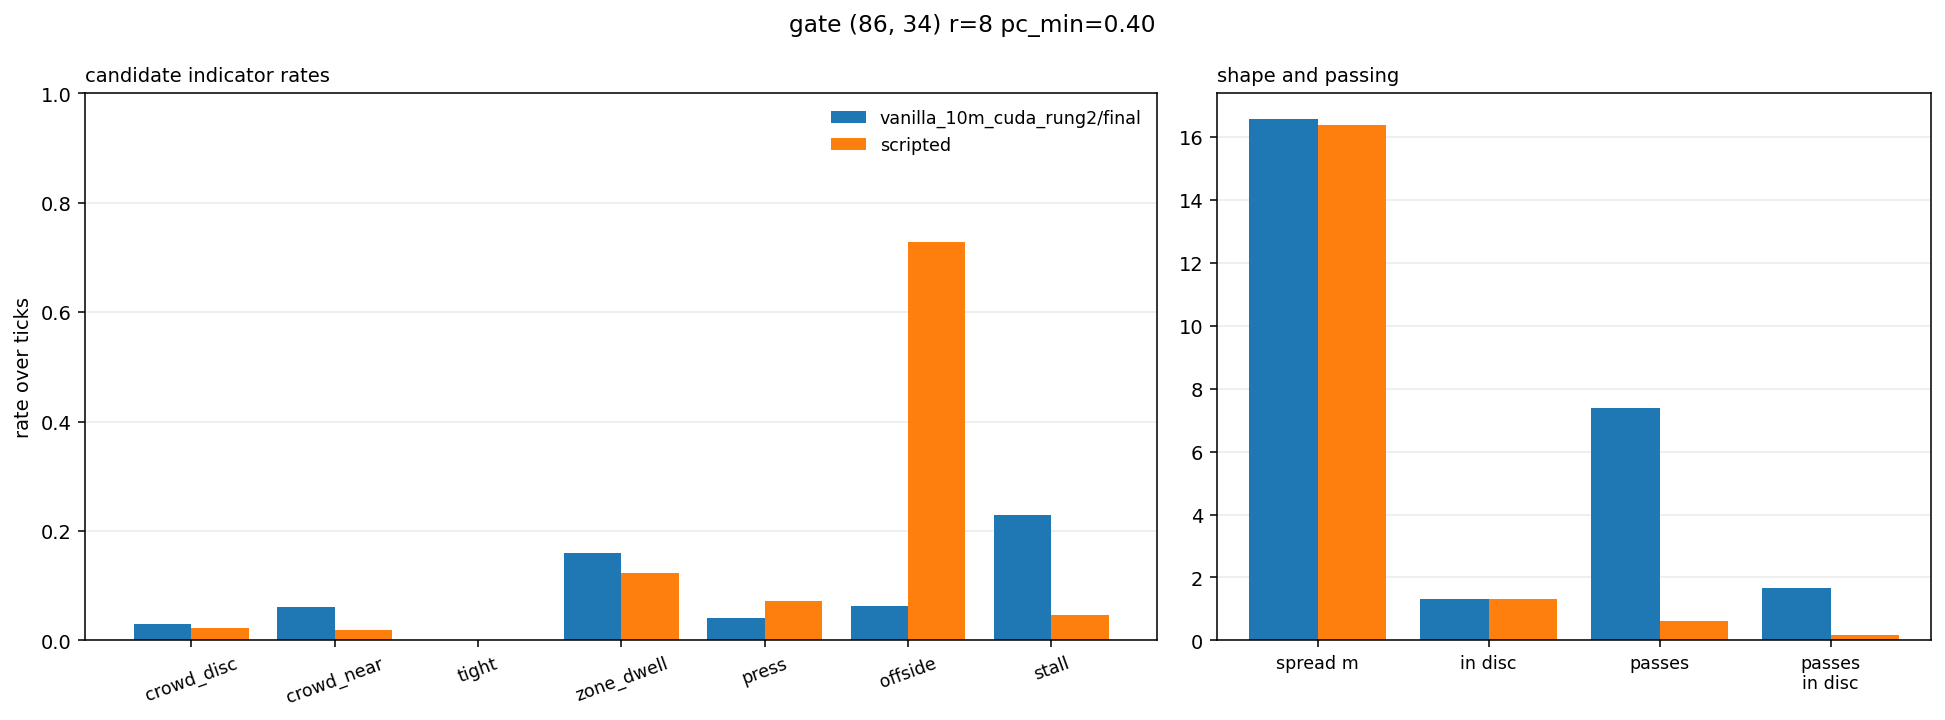

Reproduce this figure in Python.
import os
import sys

REPO_ROOT = os.path.abspath(os.path.join(os.path.dirname(__file__), "..", ".."))
if REPO_ROOT not in sys.path:
    sys.path.insert(0, REPO_ROOT)

from environment.thread_limits import limit_threads
limit_threads(1)

import argparse
import csv

import numpy as np
import torch
import matplotlib
matplotlib.use("Agg")
import matplotlib.pyplot as plt

from attackers.ppo_policy import make_ppo_policy, resolve_ckpt
from attackers.scripted_policy import make_policy as make_scripted_policy
from defenders.turnover import HALFWAY_X, offside_line
from environment.lowblock_env import (FAILURE, MAX_TICKS, SUCCESS, TIMEOUT,
                                      LowBlockEnv)
from environment.termination import (ZONE_PC_MIN, ZONE_RADIUS, ZONE_X, ZONE_Y,
                                     zone_control)
from render import render_frame

OUT_DIR = os.path.dirname(os.path.abspath(__file__))
CROWD_RADIUS = 3.0
CROWD_MIN = 4
TIGHT_SPREAD = 6.0
PRESS_RADIUS = 3.0
STALL_LAG = 10
STALL_EPS = 0.5

INDICATORS = ("crowd_disc", "crowd_near", "tight", "zone_dwell", "press",
              "offside", "stall")
BAR_COLOR = ("#1f77b4", "#ff7f0e", "#2ca02c", "#d62728")


def gate_from_ckpt(path):
    ckpt = torch.load(resolve_ckpt(path), map_location="cpu",
                      weights_only=False)
    cfg = ckpt.get("cfg", {})
    return (float(cfg.get("zone_x", ZONE_X)),
            float(cfg.get("zone_y", ZONE_Y)),
            float(cfg.get("zone_radius", ZONE_RADIUS)),
            float(cfg.get("pc_min", ZONE_PC_MIN)))


def tick_stats(env, prev_ball):
    n = env.n_att
    pos = np.asarray(env.players["position"][:n], dtype=float)
    vel = np.asarray(env.players["velocity"][:n], dtype=float)
    dpos = np.asarray(env.players["position"][n:], dtype=float)
    centre = np.asarray(env.zone.centre, dtype=float)
    radius = float(env.zone.radius)

    spread = float(np.linalg.norm(pos - pos.mean(axis=0), axis=1).mean())
    pair = np.linalg.norm(pos[:, None, :] - pos[None, :, :], axis=2)
    np.fill_diagonal(pair, np.inf)
    nn = pair.min(axis=1)

    d_zone = np.linalg.norm(pos - centre, axis=1)
    ball_pos = np.asarray(env.ball["position"], dtype=float)
    ball_d = float(np.linalg.norm(ball_pos - centre))

    holder = env.ball.get("holder_id")
    carried = holder is not None and bool(np.any(env.attacker_ids == holder))
    if carried:
        row = int(np.flatnonzero(env.attacker_ids == holder)[0])
        carrier_clear = float(np.linalg.norm(dpos - pos[row], axis=1).min())
    else:
        carrier_clear = float("nan")

    line = offside_line(env.players)
    margin = pos[:, 0] - line
    offside = (margin > 0.0) & (pos[:, 0] > HALFWAY_X)

    started = (prev_ball.get("state") == "held"
               and env.ball.get("state") == "in_flight")
    if started:
        pass_len = float(np.linalg.norm(
            np.asarray(env.ball["flight_target"], dtype=float)
            - np.asarray(env.ball["flight_start"], dtype=float)))
    else:
        pass_len = float("nan")

    return {"spread": spread,
            "nn_mean": float(nn.mean()),
            "nn_min": float(nn.min()),
            "n_in_disc": int((d_zone <= radius).sum()),
            "n_near": int((nn < CROWD_RADIUS).sum()),
            "zone_control": float(zone_control(env.pc_att, env.zone)),
            "ball_d_zone": ball_d,
            "ball_in_disc": int(ball_d <= radius),
            "carried": int(carried),
            "in_flight": int(env.ball.get("state") == "in_flight"),
            "carrier_clear": carrier_clear,
            "n_offside": int(offside.sum()),
            "max_offside": float(margin.max()),
            "mean_speed": float(np.linalg.norm(vel, axis=1).mean()),
            "pass_started": int(started),
            "pass_len": pass_len}


def save_frame(env, tick, seed, frame_dir, outcome):
    fig, ax = plt.subplots(figsize=(10.5, 6.8))
    tag = "" if outcome is None else "  %s" % outcome
    render_frame(env.players, env.ball, ax=ax, zone=env.zone,
                 pc_att=env.pc_att, title="seed %d  tick %d%s"
                                          % (seed, tick, tag))
    path = os.path.join(frame_dir, "ep%05d_t%03d.png" % (seed, tick))
    fig.savefig(path, dpi=110, bbox_inches="tight")
    plt.close(fig)
    return path


def run_episode(env, start_episode, seed, frame_dir=None, frame_every=10):
    env.reset(seed=seed)
    act = start_episode(env)
    rows = []
    t = 0
    while True:
        prev_ball = dict(env.ball)
        _, _, term, trunc, info = env.step(act(env))
        t += 1
        row = tick_stats(env, prev_ball)
        row["tick"] = t
        rows.append(row)
        done = bool(term or trunc)
        if frame_dir is not None and (t % frame_every == 0 or done):
            save_frame(env, t, seed, frame_dir,
                       info["outcome"] if done else None)
        if done:
            return info["outcome"], rows


def nanmean(values):
    v = np.asarray(values, dtype=float)
    v = v[~np.isnan(v)]
    return float(v.mean()) if v.size else float("nan")


def episode_summary(outcome, rows, seed):
    col = {k: np.array([r[k] for r in rows], dtype=float) for k in rows[0]}
    in_disc = col["ball_in_disc"] > 0
    passes = col["pass_started"] > 0
    held = col["carried"] > 0

    d = col["ball_d_zone"]
    if len(d) > STALL_LAG:
        stall = np.zeros(len(d), dtype=bool)
        stall[STALL_LAG:] = (d[:-STALL_LAG] - d[STALL_LAG:]) < STALL_EPS
    else:
        stall = np.zeros(len(d), dtype=bool)

    press = held & (col["carrier_clear"] < PRESS_RADIUS)

    return {"seed": seed,
            "outcome": outcome,
            "ticks": len(rows),
            "passes": int(passes.sum()),
            "passes_in_disc": int((passes & in_disc).sum()),
            "mean_pass_len": nanmean(col["pass_len"]),
            "dwell_ticks": int(in_disc.sum()),
            "spread_mean": float(col["spread"].mean()),
            "spread_final": float(col["spread"][-1]),
            "n_in_disc_mean": float(col["n_in_disc"].mean()),
            "n_in_disc_final": float(col["n_in_disc"][-1]),
            "n_in_disc_max": float(col["n_in_disc"].max()),
            "zc_mean": float(col["zone_control"].mean()),
            "zc_final": float(col["zone_control"][-1]),
            "carrier_clear_mean": nanmean(col["carrier_clear"]),
            "speed_mean": float(col["mean_speed"].mean()),
            "possession_rate": float(held.mean()),
            "crowd_disc": float((col["n_in_disc"] >= CROWD_MIN).mean()),
            "crowd_near": float((col["n_near"] >= CROWD_MIN).mean()),
            "tight": float((col["spread"] < TIGHT_SPREAD).mean()),
            "zone_dwell": float(in_disc.mean()),
            "press": float(press.mean()),
            "offside": float((col["n_offside"] > 0).mean()),
            "stall": float(stall.mean())}


def summarise(name, episodes):
    skip = ("seed", "outcome", "policy")
    keys = [k for k in episodes[0] if k not in skip]
    out = {"name": name, "n": len(episodes)}
    for o in (SUCCESS, FAILURE, TIMEOUT):
        out[o] = sum(e["outcome"] == o for e in episodes) / len(episodes)
    for k in keys:
        out[k] = nanmean([e[k] for e in episodes])
    return out


def write_csv(path, rows):
    with open(path, "w", newline="", encoding="utf-8") as fh:
        w = csv.DictWriter(fh, fieldnames=list(rows[0]))
        w.writeheader()
        w.writerows(rows)
    return path


def plot(results, gate, out_path):
    x = np.arange(len(INDICATORS))
    width = 0.8 / len(results)
    fig, (ax1, ax2) = plt.subplots(1, 2, figsize=(14.0, 5.2),
                                   gridspec_kw={"width_ratios": [3, 2]})

    for i, r in enumerate(results):
        ax1.bar(x + i * width - 0.4 + width / 2,
                [r[k] for k in INDICATORS], width=width,
                color=BAR_COLOR[i % len(BAR_COLOR)], label=r["name"])
    ax1.set_xticks(x)
    ax1.set_xticklabels(INDICATORS, fontsize=9, rotation=20)
    ax1.set_ylabel("rate over ticks")
    ax1.set_ylim(0, 1.0)
    ax1.grid(axis="y", alpha=0.25)
    ax1.set_axisbelow(True)
    ax1.legend(fontsize=9, frameon=False)
    ax1.set_title("candidate indicator rates", fontsize=10, loc="left")

    shape = ("spread_mean", "n_in_disc_mean", "passes", "passes_in_disc")
    x2 = np.arange(len(shape))
    for i, r in enumerate(results):
        ax2.bar(x2 + i * width - 0.4 + width / 2, [r[k] for k in shape],
                width=width, color=BAR_COLOR[i % len(BAR_COLOR)])
    ax2.set_xticks(x2)
    ax2.set_xticklabels(["spread m", "in disc", "passes", "passes\nin disc"],
                        fontsize=9)
    ax2.grid(axis="y", alpha=0.25)
    ax2.set_axisbelow(True)
    ax2.set_title("shape and passing", fontsize=10, loc="left")

    fig.suptitle("gate (%.0f, %.0f) r=%.0f pc_min=%.2f"
                 % (gate[0], gate[1], gate[2], gate[3]))
    fig.tight_layout()
    fig.savefig(out_path, dpi=140, bbox_inches="tight")
    return out_path


def ppo_start(ppo):
    def start(env):
        ppo.reset()

        def act(env):
            d, s, b = ppo(env.players, env.ball, env.attacker_ids,
                          pc_att=env.pc_att)
            return np.stack([d, s, b], axis=1)
        return act
    return start


def scripted_start(env):
    policy = make_scripted_policy(env.zone)

    def act(env):
        d, s, b = policy(env.players, env.ball, env.attacker_ids)
        return np.stack([d, s, b], axis=1)
    return act


def main():
    ap = argparse.ArgumentParser()
    ap.add_argument("ckpt")
    ap.add_argument("--episodes", type=int, default=100)
    ap.add_argument("--seed", type=int, default=10_000)
    ap.add_argument("--start-holder", type=int, default=0)
    ap.add_argument("--max-ticks", type=int, default=MAX_TICKS)
    ap.add_argument("--deterministic", action="store_true")
    ap.add_argument("--scripted", action="store_true")
    ap.add_argument("--frame-episodes", type=int, default=3)
    ap.add_argument("--frame-every", type=int, default=10)
    ap.add_argument("--zone-x", type=float, default=None)
    ap.add_argument("--zone-y", type=float, default=None)
    ap.add_argument("--zone-radius", type=float, default=None)
    ap.add_argument("--pc-min", type=float, default=None)
    ap.add_argument("--out-dir", default=OUT_DIR)
    args = ap.parse_args()

    gate = gate_from_ckpt(args.ckpt)
    override = (args.zone_x, args.zone_y, args.zone_radius, args.pc_min)
    gate = tuple(g if o is None else o for g, o in zip(gate, override))

    env = LowBlockEnv(max_tick=args.max_ticks, start_holder=args.start_holder,
                      zone_x=gate[0], zone_y=gate[1], zone_radius=gate[2],
                      pc_min=gate[3])
    ppo = make_ppo_policy(args.ckpt, zone=env.zone, max_ticks=args.max_ticks,
                          deterministic=args.deterministic, seed=args.seed)

    runs = [(ppo.label(), ppo_start(ppo))]
    if args.scripted:
        runs.append(("scripted", scripted_start))

    print("gate (%.0f, %.0f) r=%.0f pc_min=%.2f | start_holder %d | "
          "%d episodes | seeds %d..%d"
          % (gate[0], gate[1], gate[2], gate[3], args.start_holder,
             args.episodes, args.seed, args.seed + args.episodes - 1))

    os.makedirs(args.out_dir, exist_ok=True)
    results, all_eps = [], []
    for name, start_episode in runs:
        slug = name.replace("/", "_").replace(" ", "_").replace("(", "").replace(")", "")
        frame_dir = os.path.join(args.out_dir, "frames", slug)
        if args.frame_episodes > 0:
            os.makedirs(frame_dir, exist_ok=True)
        episodes, ticks = [], []
        for e in range(args.episodes):
            seed = args.seed + e
            fd = frame_dir if e < args.frame_episodes else None
            outcome, rows = run_episode(env, start_episode, seed, fd,
                                        args.frame_every)
            episodes.append(episode_summary(outcome, rows, seed))
            if e < args.frame_episodes:
                for r in rows:
                    r["seed"] = seed
                    r["policy"] = name
                ticks.extend(rows)
        if ticks:
            write_csv(os.path.join(args.out_dir, "ticks_%s.csv" % slug), ticks)
        for ep in episodes:
            ep["policy"] = name
        all_eps.extend(episodes)
        results.append(summarise(name, episodes))

        r = results[-1]
        print()
        print("%s  (n=%d)" % (name.replace("\n", " "), r["n"]))
        print("  outcome      success %5.1f%%  failure %5.1f%%  timeout %5.1f%%"
              % (100 * r[SUCCESS], 100 * r[FAILURE], 100 * r[TIMEOUT]))
        print("  shape        spread %5.1f m  in-disc %4.1f (max %4.1f, final "
              "%4.1f)  nn-near %4.2f"
              % (r["spread_mean"], r["n_in_disc_mean"], r["n_in_disc_max"],
                 r["n_in_disc_final"], r["crowd_near"]))
        print("  ball         passes %4.1f (%4.1f in disc)  len %5.1f m  "
              "possession %5.1f%%  dwell %4.0f ticks"
              % (r["passes"], r["passes_in_disc"], r["mean_pass_len"],
                 100 * r["possession_rate"], r["dwell_ticks"]))
        print("  control      zc mean %5.3f  zc final %5.3f  carrier clear "
              "%5.2f m  speed %4.2f m/s"
              % (r["zc_mean"], r["zc_final"], r["carrier_clear_mean"],
                 r["speed_mean"]))
        print("  indicators   " + "  ".join(
            "%s %5.1f%%" % (k, 100 * r[k]) for k in INDICATORS))

    write_csv(os.path.join(args.out_dir, "behaviour_episodes.csv"), all_eps)
    print()
    print("wrote %s" % plot(results, gate,
                            os.path.join(args.out_dir, "behaviour_probe.png")))
    print("wrote %s" % os.path.join(args.out_dir, "behaviour_episodes.csv"))
    if args.frame_episodes > 0:
        print("frames in %s" % os.path.join(args.out_dir, "frames"))


if __name__ == "__main__":
    main()
